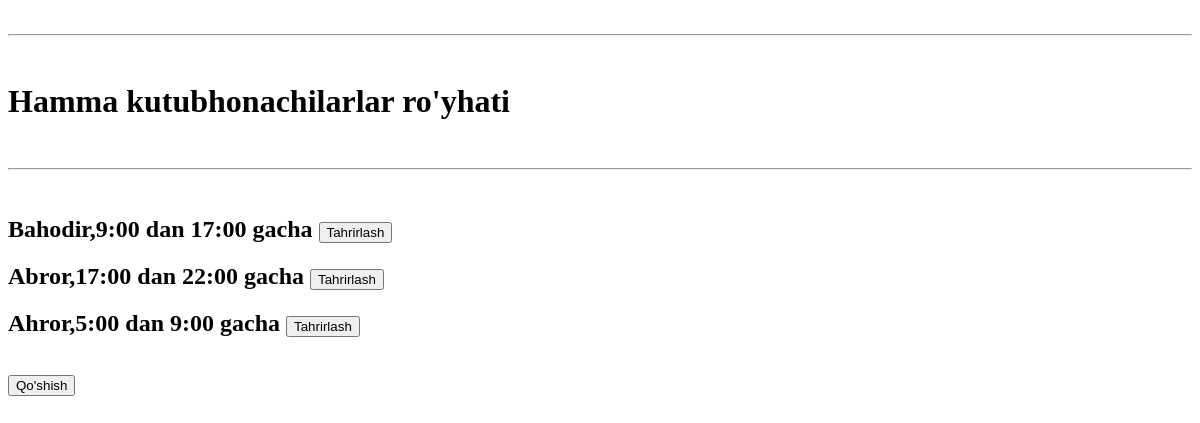
Before: /kutub/ with the older database file.
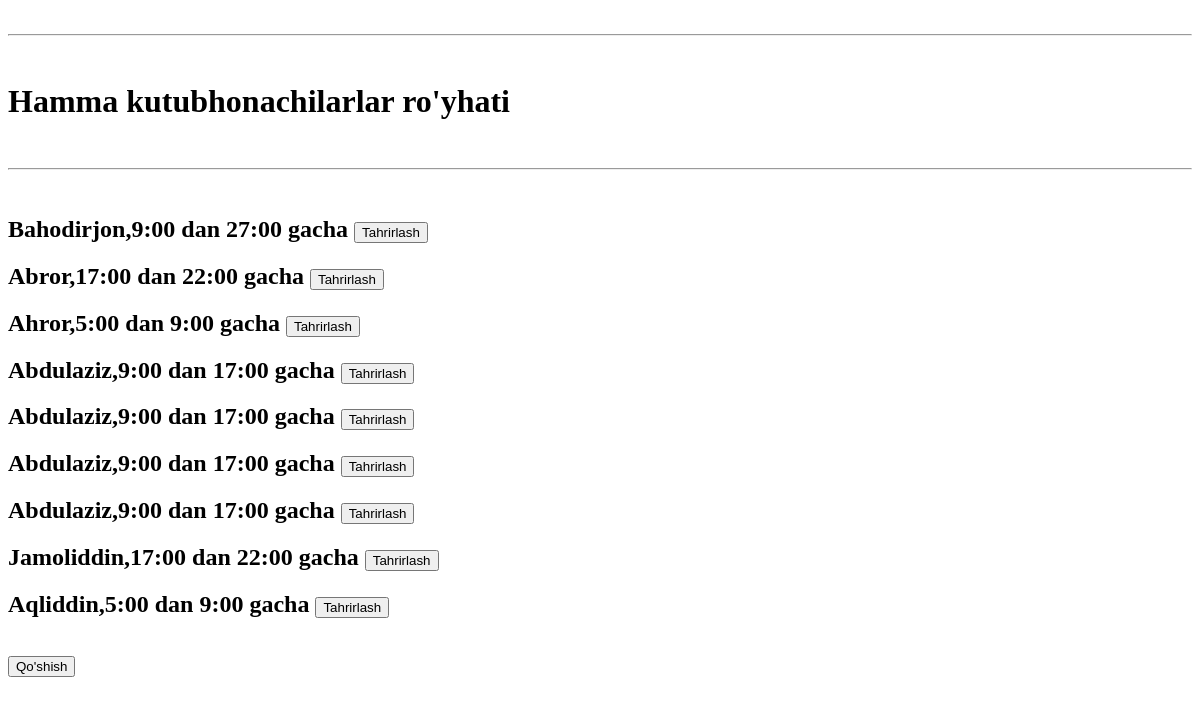
After: the same page with the newer database file.
### asosiy/models.py (models this page shows, shortened)
class Kutubhonachi(models.Model):
    ism = models.CharField(max_length=30)
    ish_vaqti = models.CharField(max_length=30)

### asosiy/views.py (the view)
# urls.py: path('kutub/', hamma_kutubhonachilar),
def hamma_kutubhonachilar(request):
    data = {
        "lib": Kutubhonachi.objects.all()
    }
    return render(request, "all_lib.html", data)

### templates/all_lib.html (shortened to what this page needs)
<!DOCTYPE html>
<html lang="en">
<head>
</head>
<body>
<br>
<hr>
<br>
<h1>Hamma kutubhonachilarlar ro'yhati</h1>
<br>
<hr>
<br>
{% for l in lib %}
    <h2>{{l.ism}},{{l.ish_vaqti}}
        <a href="/lib/{{l.id}}/tahrirlash/"><button>Tahrirlash</button></a>
    {% endfor %}</h2>
<br>
<form method="post">{% csrf_token %}
    <button>Qo'shish</button>
</form>
</body>
</html>

Changed rows visible on the page:
changed Kutubhonachi: ism "Bahodir" → "Bahodirjon"; ish_vaqti "9:00 dan 17:00 gacha" → "9:00 dan 27:00 gacha"
added Kutubhonachi: ism "Abdulaziz", ish_vaqti "9:00 dan 17:00 gacha"
added Kutubhonachi: ism "Abdulaziz", ish_vaqti "9:00 dan 17:00 gacha"
added Kutubhonachi: ism "Abdulaziz", ish_vaqti "9:00 dan 17:00 gacha"
added Kutubhonachi: ism "Abdulaziz", ish_vaqti "9:00 dan 17:00 gacha"
added Kutubhonachi: ism "Jamoliddin", ish_vaqti "17:00 dan 22:00 gacha"
added Kutubhonachi: ism "Aqliddin", ish_vaqti "5:00 dan 9:00 gacha"
